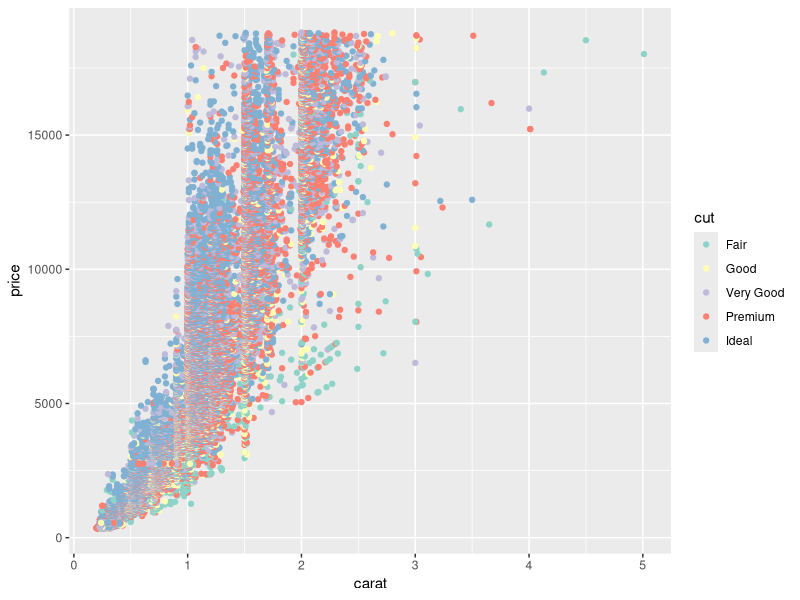

Write the R code that produced this figure.
## ---- chunk 1
library("ggplot2")
library("RColorBrewer")
data(diamonds)
## ---- chunk 2
str(diamonds)
head(diamonds)
## ---- chunk 3
qplot(data = diamonds, x = carat, y = price, color = cut) + scale_color_brewer(palette = "Set3")
